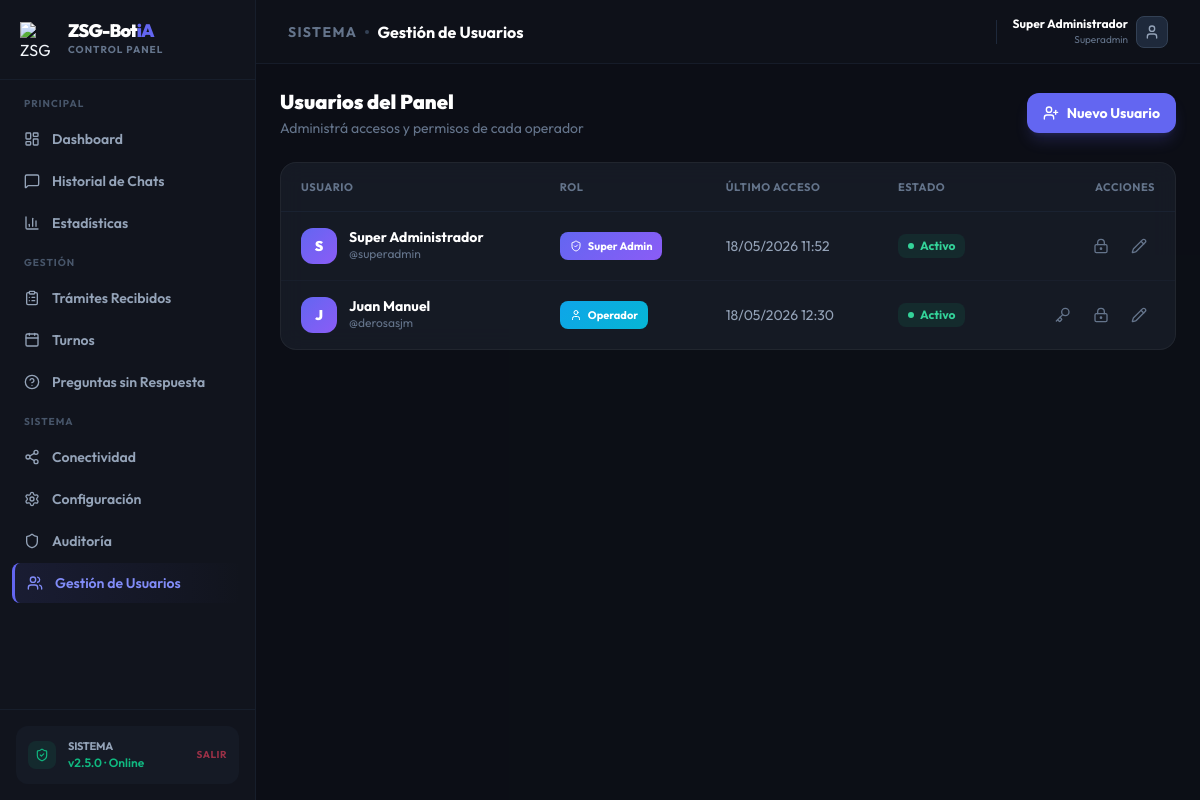
/admin/users (signed in), run on the app's committed database.
### tables this page shows
CREATE TABLE admin_users (
            id            INTEGER PRIMARY KEY AUTOINCREMENT,
            username      TEXT UNIQUE NOT NULL,
            full_name     TEXT NOT NULL,
            email         TEXT,
            password_hash TEXT NOT NULL,
            role          TEXT NOT NULL DEFAULT 'operator',
            is_active     INTEGER NOT NULL DEFAULT 1,
            created_by    INTEGER,
            created_at    TIMESTAMP DEFAULT CURRENT_TIMESTAMP,
            last_login    TIMESTAMP
        );

### src/main.py (the view)
@app.get("/admin/users", response_class=HTMLResponse)
async def users_panel(request: Request, user: dict = Depends(require_superadmin)):
    db = get_db_settings()
    db.row_factory = sqlite3.Row
    cursor = db.cursor()
    cursor.execute("""
        SELECT id, username, full_name, email, role, is_active,
               strftime('%d/%m/%Y %H:%M', last_login) as last_login_fmt,
               strftime('%d/%m/%Y', created_at) as created_fmt
        FROM admin_users ORDER BY role DESC, username ASC
    """)
    users_list = [dict(r) for r in cursor.fetchall()]
    cursor.execute("SELECT id, key, label, section, sort_order FROM menu_items ORDER BY sort_order ASC")
    menu_items_list = [dict(r) for r in cursor.fetchall()]
    db.close()
    return templates.TemplateResponse(request=request, name="admin/users.html", context={
        "users_list": users_list, "menu_items_list": menu_items_list,
        "user": user, "active_section": "sistema"
    })

### templates/admin/users.html (shortened to what this page needs)
{% extends "admin/layout.html" %}
{% block breadcrumb %}Sistema{% endblock %}
{% block section_title %}Gestión de Usuarios{% endblock %}
{% block content %}
<div class="p-4 lg:p-0 space-y-6">
    <div class="flex items-center justify-between">
        <div>
            <h1 class="text-xl font-black text-white">Usuarios del Panel</h1>
            <p class="text-sm text-slate-500 mt-0.5">Administrá accesos y permisos de cada operador</p>
        </div>
        <button onclick="openCreateModal()"
            class="flex items-center gap-2 px-4 py-2.5 bg-brand-500 hover:bg-brand-600 text-white text-sm font-bold rounded-xl transition-all shadow-lg shadow-brand-500/20">
            <i data-lucide="user-plus" class="w-4 h-4"></i> Nuevo Usuario
        </button>
    </div>
    <div class="glass rounded-2xl overflow-hidden">
        <table class="w-full text-sm">
            <thead>
                <tr class="border-b border-slate-800/60">
                    <th class="px-5 py-3.5 text-left text-[11px] font-bold text-slate-500 uppercase tracking-wider">Usuario</th>
                    <th class="px-5 py-3.5 text-left text-[11px] font-bold text-slate-500 uppercase tracking-wider hidden md:table-cell">Rol</th>
                    <th class="px-5 py-3.5 text-left text-[11px] font-bold text-slate-500 uppercase tracking-wider hidden lg:table-cell">Último Acceso</th>
                    <th class="px-5 py-3.5 text-left text-[11px] font-bold text-slate-500 uppercase tracking-wider">Estado</th>
                    <th class="px-5 py-3.5 text-right text-[11px] font-bold text-slate-500 uppercase tracking-wider">Acciones</th>
                </tr>
            </thead>
            <tbody class="divide-y divide-slate-800/40">
                {% for u in users_list %}
                <tr class="user-row transition-colors">
                    <td class="px-5 py-4">
                        <div class="flex items-center gap-3">
                            <div class="avatar-circle w-9 h-9 rounded-xl flex items-center justify-center text-white font-black text-sm shrink-0">
                                {{ u.full_name[0] | upper }}
                            </div>
                            <div>
                                <p class="font-bold text-white leading-none">{{ u.full_name }}</p>
                                <p class="text-xs text-slate-500 mt-0.5">@{{ u.username }}</p>
                            </div>
                        </div>
                    </td>
                    <td class="px-5 py-4 hidden md:table-cell">
                        <span class="inline-flex items-center gap-1.5 px-2.5 py-1 rounded-lg text-[11px] font-bold text-white
                            {% if u.role == 'superadmin' %}badge-superadmin{% else %}badge-operator{% endif %}">
                            <i data-lucide="{% if u.role == 'superadmin' %}shield-check{% else %}user{% endif %}" class="w-3 h-3"></i>
                            {{ 'Super Admin' if u.role == 'superadmin' else 'Operador' }}
                        </span>
                    </td>
                    <td class="px-5 py-4 hidden lg:table-cell">
                        <span class="text-slate-400">{{ u.last_login_fmt or '—' }}</span>
                    </td>
                    <td class="px-5 py-4">
                        <button onclick="toggleActive({{ u.id }}, {{ u.is_active }}, this)"
                            class="flex items-center gap-1.5 text-xs font-bold px-2.5 py-1 rounded-lg transition-all
                            {% if u.is_active %}bg-emerald-500/10 text-emerald-400 hover:bg-emerald-500/20{% else %}bg-rose-500/10 text-rose-400 hover:bg-rose-500/20{% endif %}"
                            {% if u.id == user.id %}disabled title="No podés desactivarte a vos mismo"{% endif %}>
                            <span class="w-1.5 h-1.5 rounded-full {% if u.is_active %}bg-emerald-400{% else %}bg-rose-400{% endif %}"></span>
                            {{ 'Activo' if u.is_active else 'Inactivo' }}
                        </button>
                    </td>
                    <td class="px-5 py-4 text-right">
                        <div class="flex items-center justify-end gap-1.5">
                            {% if u.role != 'superadmin' %}
                            <button onclick="openPermissionsModal({{ u.id }}, '{{ u.full_name }}')"
                                title="Gestionar permisos"
                                class="p-2 text-slate-500 hover:text-brand-400 hover:bg-brand-500/10 rounded-lg transition-all">
                                <i data-lucide="key" class="w-4 h-4"></i>
                            </button>
                            {% endif %}
                            <button onclick="openResetModal({{ u.id }}, '{{ u.full_name }}')"
                                title="Resetear contraseña"
                                class="p-2 text-slate-500 hover:text-amber-400 hover:bg-amber-500/10 rounded-lg transition-all">
                                <i data-lucide="lock-keyhole" class="w-4 h-4"></i>
                            </button>
                            <button onclick="openEditModal({{ u.id }}, '{{ u.full_name }}', '{{ u.username }}', '{{ u.email or '' }}', '{{ u.role }}')"
                                title="Editar datos"
                                class="p-2 text-slate-500 hover:text-sky-400 hover:bg-sky-500/10 rounded-lg transition-all">
                                <i data-lucide="pencil" class="w-4 h-4"></i>
                            </button>
                        </div>
                    </td>
                </tr>
                {% endfor %}
            </tbody>
        </table>
    </div>
</div>
            {% set sections = menu_items_list | groupby('section') %}
{% endblock %}

### templates/admin/layout.html (shortened to what this page needs)
<!DOCTYPE html>
<html lang="es" class="dark">
<head>
    <script src="https://cdn.tailwindcss.com"></script>
</head>
<body class="h-screen overflow-hidden flex font-sans">
    <aside id="main-sidebar" class="fixed inset-y-0 left-0 z-50 w-64 bg-panel border-r border-slate-800/50 flex flex-col shrink-0 transition-transform duration-300 -translate-x-full lg:translate-x-0 lg:static lg:z-auto">
        <div class="h-20 flex items-center px-5 border-b border-slate-800/50 shrink-0">
            <div class="flex items-center gap-3">
                <img src="/static/Logo-ZSG-Bot-iA-Circulo.png" alt="ZSG Logo" class="w-9 h-9 object-contain">
                <div>
                    <span class="block text-lg font-black tracking-tighter text-white leading-none">ZSG-Bot<span class="text-brand-500">iA</span></span>
                    <span class="text-[10px] font-bold text-slate-500 uppercase tracking-widest block mt-0.5">Control Panel</span>
                </div>
            </div>
        </div>
        <nav class="flex-1 py-4 overflow-y-auto custom-scrollbar">
            <div class="px-3 mb-3">
                <p class="text-[10px] font-bold text-slate-600 uppercase tracking-widest px-3 mb-2">Principal</p>
                <div class="space-y-0.5">
                    {% if not user or 'dashboard' in user.permissions %}
                    <a href="/admin" class="nav-item flex items-center gap-3 px-3 py-2.5 rounded-lg text-sm font-semibold text-slate-400 hover:text-white hover:bg-slate-800/50 transition-all {% if request.url.path == '/admin' %}active{% endif %}">
                        <i data-lucide="layout-dashboard" class="w-4 h-4 shrink-0"></i> Dashboard
                    </a>
                    {% endif %}
                    {% if not user or 'history' in user.permissions %}
                    <a href="/admin/history" class="nav-item flex items-center gap-3 px-3 py-2.5 rounded-lg text-sm font-semibold text-slate-400 hover:text-white hover:bg-slate-800/50 transition-all ">
                        <i data-lucide="message-square" class="w-4 h-4 shrink-0"></i> Historial de Chats
                    </a>
                    {% endif %}
                    {% if not user or 'analytics' in user.permissions %}
                    <a href="/admin/analytics" class="nav-item flex items-center gap-3 px-3 py-2.5 rounded-lg text-sm font-semibold text-slate-400 hover:text-white hover:bg-slate-800/50 transition-all {% if request.url.path == '/admin/analytics' %}active{% endif %}">
                        <i data-lucide="bar-chart-3" class="w-4 h-4 shrink-0"></i> Estadísticas
                    </a>
                    {% endif %}
                </div>
            </div>
            <div class="px-3 mb-3">
                <p class="text-[10px] font-bold text-slate-600 uppercase tracking-widest px-3 mb-2">Gestión</p>
                <div class="space-y-0.5">
                    {% if not user or 'submissions' in user.permissions %}
                    <a href="/admin/submissions" class="nav-item flex items-center gap-3 px-3 py-2.5 rounded-lg text-sm font-semibold text-slate-400 hover:text-white hover:bg-slate-800/50 transition-all {% if request.url.path == '/admin/submissions' %}active{% endif %}">
                        <i data-lucide="clipboard-list" class="w-4 h-4 shrink-0"></i> Trámites Recibidos
                    </a>
                    {% endif %}
                    {% if not user or 'appointments' in user.permissions %}
                    <a href="/admin/appointments" class="nav-item flex items-center gap-3 px-3 py-2.5 rounded-lg text-sm font-semibold text-slate-400 hover:text-white hover:bg-slate-800/50 transition-all {% if request.url.path == '/admin/appointments' %}active{% endif %}">
                        <i data-lucide="calendar" class="w-4 h-4 shrink-0"></i> Turnos
                    </a>
                    {% endif %}
                    {% if not user or 'gaps' in user.permissions %}
                    <a href="/admin/gaps" class="nav-item flex items-center gap-3 px-3 py-2.5 rounded-lg text-sm font-semibold text-slate-400 hover:text-white hover:bg-slate-800/50 transition-all {% if request.url.path == '/admin/gaps' %}active{% endif %}">
                        <i data-lucide="help-circle" class="w-4 h-4 shrink-0"></i> Preguntas sin Respuesta
                    </a>
                    {% endif %}
                </div>
            </div>
            <div class="px-3">
                <p class="text-[10px] font-bold text-slate-600 uppercase tracking-widest px-3 mb-2">Sistema</p>
                <div class="space-y-0.5">
                    {% if not user or 'channels' in user.permissions %}
                    <a href="/admin/channels" class="nav-item flex items-center gap-3 px-3 py-2.5 rounded-lg text-sm font-semibold text-slate-400 hover:text-white hover:bg-slate-800/50 transition-all {% if request.url.path == '/admin/channels' %}active{% endif %}">
                        <i data-lucide="share-2" class="w-4 h-4 shrink-0"></i> Conectividad
                    </a>
                    {% endif %}
                    {% if not user or 'config' in user.permissions %}
                    <a href="/admin/config" class="nav-item flex items-center gap-3 px-3 py-2.5 rounded-lg text-sm font-semibold text-slate-400 hover:text-white hover:bg-slate-800/50 transition-all {% if request.url.path == '/admin/config' %}active{% endif %}">
                        <i data-lucide="settings" class="w-4 h-4 shrink-0"></i> Configuración
                    </a>
                    {% endif %}
                    {% if not user or 'audit' in user.permissions %}
                    <a href="/admin/audit" class="nav-item flex items-center gap-3 px-3 py-2.5 rounded-lg text-sm font-semibold text-slate-400 hover:text-white hover:bg-slate-800/50 transition-all {% if request.url.path == '/admin/audit' %}active{% endif %}">
                        <i data-lucide="shield" class="w-4 h-4 shrink-0"></i> Auditoría
                    </a>
                    {% endif %}
                    {% if user and user.role == 'superadmin' %}
                    <a href="/admin/users" class="nav-item flex items-center gap-3 px-3 py-2.5 rounded-lg text-sm font-semibold text-slate-400 hover:text-white hover:bg-slate-800/50 transition-all {% if request.url.path == '/admin/users' %}active{% endif %}">
                        <i data-lucide="users" class="w-4 h-4 shrink-0"></i> Gestión de Usuarios
                    </a>
                    {% endif %}
                </div>
            </div>
        </nav>
        <div class="p-4 border-t border-slate-800/50 shrink-0">
            <div class="bg-slate-800/30 rounded-xl p-3 flex items-center gap-3">
                <div id="sidebar-status-dot" class="w-7 h-7 rounded-lg bg-emerald-500/10 flex items-center justify-center text-emerald-500 shrink-0">
                    <i data-lucide="shield-check" class="w-3.5 h-3.5"></i>
                </div>
                <div class="flex-1 min-w-0">
                    <p class="text-[11px] font-bold text-slate-400 uppercase tracking-tight">Sistema</p>
                    <p class="text-[12px] font-semibold text-emerald-500">v2.5.0 · Online</p>
                </div>
                <a href="/logout" class="text-[10px] font-bold text-rose-500/60 hover:text-rose-500 transition-colors uppercase tracking-wider shrink-0">Salir</a>
            </div>
        </div>
    </aside>
    <main class="flex-1 flex flex-col min-w-0 bg-[#0c0f16]/50">
        <header class="h-16 bg-panel/50 border-b border-slate-800/50 flex items-center justify-between px-4 lg:px-8 shrink-0">
            <div class="flex items-center gap-3">
                <div class="flex items-center gap-2">
                    <h2 class="text-[12px] lg:text-sm font-bold text-slate-500 uppercase tracking-widest">{% block breadcrumb %}Dashboard{% endblock %}</h2>
                    <div class="w-1 h-1 bg-slate-700 rounded-full"></div>
                    <h1 class="text-sm lg:text-base font-bold text-white truncate max-w-[140px] lg:max-w-none">{% block section_title %}Resumen{% endblock %}</h1>
                </div>
            </div>
            <div class="flex items-center gap-3 lg:gap-4">
                <div class="flex items-center gap-2 group">
                    <div class="text-right hidden sm:block">
                        <p class="text-xs font-bold text-white">{{ user.full_name if user else 'Admin' }}</p>
                        <p class="text-[10px] text-slate-500">{{ user.role | capitalize if user else '' }}</p>
                    </div>
                    <div class="w-8 h-8 rounded-lg bg-slate-800 border border-slate-700 flex items-center justify-center text-slate-400 group-hover:border-brand-500/50 transition-all">
                        <i data-lucide="user" class="w-4 h-4"></i>
                    </div>
                </div>
            </div>
        </header>
        <div class="flex-1 overflow-y-auto flex flex-col relative custom-scrollbar">
            <div class="flex-1 flex flex-col p-0 lg:p-6 page-transition h-full">
                {% block content %}{% endblock %}
            </div>
        </div>
    </main>
</body>
</html>

### data on the page
admin_users: full_name "Super Administrador", role "Superadmin", full_name "S", username "superadmin", role "Super Admin", last_login_fmt "18/05/2026 11:52", is_active "Activo"
admin_users: full_name "J", full_name "Juan Manuel", username "derosasjm", role "Operador", last_login_fmt "18/05/2026 12:30", is_active "Activo"
